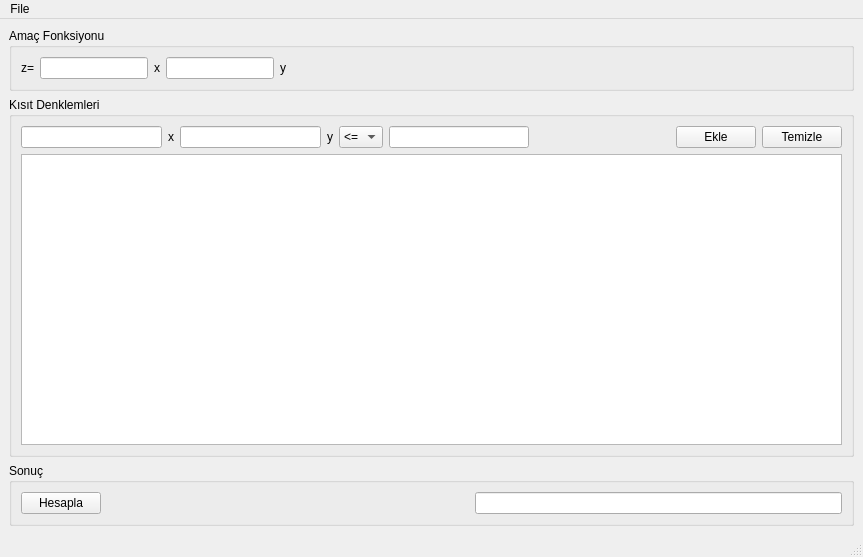
<?xml version="1.0" encoding="UTF-8"?>
<ui version="4.0">
 <class>MainWindow</class>
 <widget class="QMainWindow" name="MainWindow">
  <property name="geometry">
   <rect>
    <x>0</x>
    <y>0</y>
    <width>863</width>
    <height>557</height>
   </rect>
  </property>
  <property name="sizePolicy">
   <sizepolicy hsizetype="Preferred" vsizetype="Preferred">
    <horstretch>0</horstretch>
    <verstretch>0</verstretch>
   </sizepolicy>
  </property>
  <property name="windowTitle">
   <string>MainWindow</string>
  </property>
  <widget class="QWidget" name="centralwidget">
   <layout class="QVBoxLayout" name="verticalLayout_2">
    <item>
     <widget class="QGroupBox" name="groupBox_2">
      <property name="title">
       <string>Amaç Fonksiyonu</string>
      </property>
      <layout class="QVBoxLayout" name="verticalLayout_3">
       <item>
        <layout class="QHBoxLayout" name="horizontalLayout_6">
         <item>
          <widget class="QLabel" name="label_3">
           <property name="text">
            <string>z=</string>
           </property>
          </widget>
         </item>
         <item>
          <widget class="QLineEdit" name="amac_fonksiyonu_x">
           <property name="sizePolicy">
            <sizepolicy hsizetype="Minimum" vsizetype="Fixed">
             <horstretch>0</horstretch>
             <verstretch>0</verstretch>
            </sizepolicy>
           </property>
          </widget>
         </item>
         <item>
          <widget class="QLabel" name="label_4">
           <property name="text">
            <string>x</string>
           </property>
          </widget>
         </item>
         <item>
          <widget class="QLineEdit" name="amac_fonksiyonu_y">
           <property name="sizePolicy">
            <sizepolicy hsizetype="Minimum" vsizetype="Fixed">
             <horstretch>0</horstretch>
             <verstretch>0</verstretch>
            </sizepolicy>
           </property>
          </widget>
         </item>
         <item>
          <widget class="QLabel" name="label_5">
           <property name="text">
            <string>y</string>
           </property>
          </widget>
         </item>
         <item>
          <spacer name="horizontalSpacer_2">
           <property name="orientation">
            <enum>Qt::Horizontal</enum>
           </property>
           <property name="sizeHint" stdset="0">
            <size>
             <width>40</width>
             <height>20</height>
            </size>
           </property>
          </spacer>
         </item>
        </layout>
       </item>
      </layout>
     </widget>
    </item>
    <item>
     <widget class="QGroupBox" name="groupBox">
      <property name="title">
       <string>Kısıt Denklemleri</string>
      </property>
      <layout class="QHBoxLayout" name="horizontalLayout_4">
       <item>
        <layout class="QVBoxLayout" name="verticalLayout">
         <property name="sizeConstraint">
          <enum>QLayout::SetMaximumSize</enum>
         </property>
         <item>
          <layout class="QHBoxLayout" name="horizontalLayout_2">
           <item>
            <widget class="QLineEdit" name="kisit_denklemi_x"/>
           </item>
           <item>
            <widget class="QLabel" name="label">
             <property name="text">
              <string>x</string>
             </property>
            </widget>
           </item>
           <item>
            <widget class="QLineEdit" name="kisit_denklemi_y"/>
           </item>
           <item>
            <widget class="QLabel" name="label_2">
             <property name="text">
              <string>y</string>
             </property>
            </widget>
           </item>
           <item>
            <widget class="QComboBox" name="kisit_denklemi_comboBox">
             <item>
              <property name="text">
               <string>&lt;=</string>
              </property>
             </item>
             <item>
              <property name="text">
               <string>&gt;=</string>
              </property>
             </item>
            </widget>
           </item>
           <item>
            <widget class="QLineEdit" name="kisit_denklemi_b"/>
           </item>
           <item>
            <spacer name="horizontalSpacer_3">
             <property name="orientation">
              <enum>Qt::Horizontal</enum>
             </property>
             <property name="sizeHint" stdset="0">
              <size>
               <width>40</width>
               <height>20</height>
              </size>
             </property>
            </spacer>
           </item>
           <item>
            <widget class="QPushButton" name="kisit_denklemi_ekle">
             <property name="text">
              <string>Ekle</string>
             </property>
            </widget>
           </item>
           <item>
            <widget class="QPushButton" name="kisit_denklemi_temizle">
             <property name="text">
              <string>Temizle</string>
             </property>
            </widget>
           </item>
          </layout>
         </item>
         <item>
          <widget class="QPlainTextEdit" name="kisit_denklemi_plainTextEdit"/>
         </item>
        </layout>
       </item>
      </layout>
     </widget>
    </item>
    <item>
     <widget class="QGroupBox" name="groupBox_3">
      <property name="title">
       <string>Sonuç</string>
      </property>
      <layout class="QHBoxLayout" name="horizontalLayout">
       <item>
        <widget class="QPushButton" name="pushButton_3">
         <property name="text">
          <string>Hesapla</string>
         </property>
        </widget>
       </item>
       <item>
        <spacer name="horizontalSpacer">
         <property name="orientation">
          <enum>Qt::Horizontal</enum>
         </property>
         <property name="sizeHint" stdset="0">
          <size>
           <width>40</width>
           <height>20</height>
          </size>
         </property>
        </spacer>
       </item>
       <item>
        <widget class="QLineEdit" name="sonuc_lineEdit"/>
       </item>
      </layout>
     </widget>
    </item>
   </layout>
  </widget>
  <widget class="QMenuBar" name="menubar">
   <property name="geometry">
    <rect>
     <x>0</x>
     <y>0</y>
     <width>863</width>
     <height>26</height>
    </rect>
   </property>
   <widget class="QMenu" name="menuFile">
    <property name="title">
     <string>File</string>
    </property>
    <addaction name="actionCredits"/>
   </widget>
   <addaction name="menuFile"/>
  </widget>
  <widget class="QStatusBar" name="statusbar"/>
  <action name="actionSave">
   <property name="text">
    <string>Save</string>
   </property>
  </action>
  <action name="actionLoad">
   <property name="text">
    <string>Load</string>
   </property>
  </action>
  <action name="actionCredits">
   <property name="text">
    <string>Credits</string>
   </property>
  </action>
 </widget>
 <resources/>
 <connections/>
</ui>
